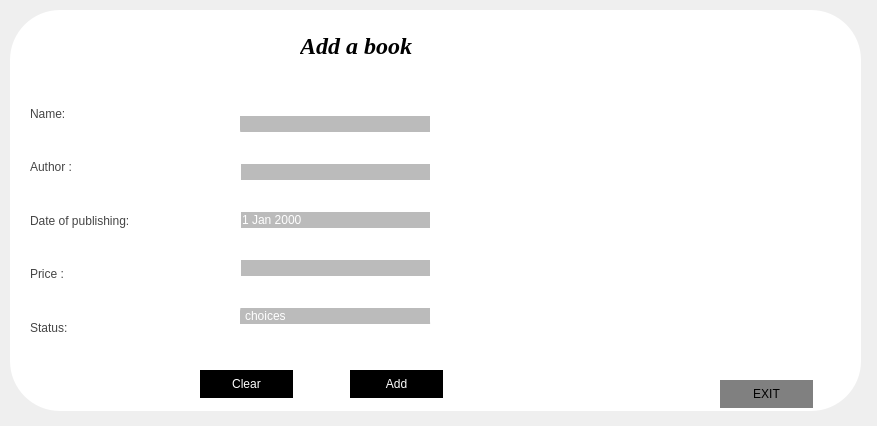
<?xml version="1.0" encoding="UTF-8"?>
<ui version="4.0">
 <class>ADD</class>
 <widget class="QDialog" name="ADD">
  <property name="geometry">
   <rect>
    <x>0</x>
    <y>0</y>
    <width>877</width>
    <height>426</height>
   </rect>
  </property>
  <property name="windowTitle">
   <string>Dialog</string>
  </property>
  <widget class="QGroupBox" name="groupBox">
   <property name="geometry">
    <rect>
     <x>10</x>
     <y>10</y>
     <width>851</width>
     <height>401</height>
    </rect>
   </property>
   <property name="styleSheet">
    <string notr="true">background-color:white;
border-radius:50px;</string>
   </property>
   <property name="title">
    <string/>
   </property>
   <widget class="QLabel" name="label_2">
    <property name="geometry">
     <rect>
      <x>290</x>
      <y>10</y>
      <width>211</width>
      <height>51</height>
     </rect>
    </property>
    <property name="font">
     <font>
      <family>Georgia</family>
      <pointsize>18</pointsize>
      <weight>75</weight>
      <italic>true</italic>
      <bold>true</bold>
     </font>
    </property>
    <property name="styleSheet">
     <string notr="true">backgrond-color:transparent;</string>
    </property>
    <property name="text">
     <string>Add a book</string>
    </property>
   </widget>
   <widget class="QWidget" name="layoutWidget">
    <property name="geometry">
     <rect>
      <x>20</x>
      <y>80</y>
      <width>211</width>
      <height>261</height>
     </rect>
    </property>
    <layout class="QVBoxLayout" name="verticalLayout">
     <item>
      <widget class="QLabel" name="label">
       <property name="styleSheet">
        <string notr="true">font: 75 14pt &quot;Georgia&quot;;
background-color:transparent;
color:#454545;</string>
       </property>
       <property name="text">
        <string>Name:</string>
       </property>
      </widget>
     </item>
     <item>
      <widget class="QLabel" name="label_6">
       <property name="styleSheet">
        <string notr="true">font: 75 14pt &quot;Georgia&quot;;
background-color:transparent;
color:#454545;</string>
       </property>
       <property name="text">
        <string>Author :</string>
       </property>
      </widget>
     </item>
     <item>
      <widget class="QLabel" name="label_5">
       <property name="styleSheet">
        <string notr="true">font: 75 14pt &quot;Georgia&quot;;
background-color:transparent;
color:#454545;</string>
       </property>
       <property name="text">
        <string>Date of publishing:</string>
       </property>
      </widget>
     </item>
     <item>
      <widget class="QLabel" name="label_4">
       <property name="styleSheet">
        <string notr="true">font: 75 14pt &quot;Georgia&quot;;
background-color:transparent;
color:#454545;</string>
       </property>
       <property name="text">
        <string>Price :</string>
       </property>
      </widget>
     </item>
     <item>
      <widget class="QLabel" name="label_3">
       <property name="styleSheet">
        <string notr="true">font: 75 14pt &quot;Georgia&quot;;
background-color:transparent;
color:#454545;</string>
       </property>
       <property name="text">
        <string>Status:</string>
       </property>
      </widget>
     </item>
    </layout>
   </widget>
   <widget class="QLabel" name="label_7">
    <property name="geometry">
     <rect>
      <x>420</x>
      <y>50</y>
      <width>421</width>
      <height>311</height>
     </rect>
    </property>
    <property name="text">
     <string/>
    </property>
    <property name="pixmap">
     <pixmap>../../../../../Downloads/book4-.png</pixmap>
    </property>
    <property name="scaledContents">
     <bool>true</bool>
    </property>
   </widget>
   <widget class="QPushButton" name="exitbtnn">
    <property name="geometry">
     <rect>
      <x>710</x>
      <y>370</y>
      <width>93</width>
      <height>28</height>
     </rect>
    </property>
    <property name="styleSheet">
     <string notr="true">background-color:grey;
font: 10pt &quot;Felix Titling&quot;;</string>
    </property>
    <property name="text">
     <string>EXIT</string>
    </property>
   </widget>
   <widget class="QWidget" name="layoutWidget">
    <property name="geometry">
     <rect>
      <x>230</x>
      <y>80</y>
      <width>221</width>
      <height>261</height>
     </rect>
    </property>
    <layout class="QVBoxLayout" name="verticalLayout_2">
     <item>
      <widget class="QLineEdit" name="name">
       <property name="styleSheet">
        <string notr="true">background-color:#bbbbbb;
color:white;
font: 14pt &quot;Georgia&quot;;</string>
       </property>
       <property name="text">
        <string/>
       </property>
      </widget>
     </item>
     <item>
      <widget class="QLineEdit" name="author">
       <property name="styleSheet">
        <string notr="true">background-color:#bbbbbb;
color:white;
font: 14pt &quot;Georgia&quot;;</string>
       </property>
       <property name="text">
        <string/>
       </property>
      </widget>
     </item>
     <item>
      <widget class="QDateEdit" name="date">
       <property name="styleSheet">
        <string notr="true">background-color:#bbbbbb;
color:white;</string>
       </property>
      </widget>
     </item>
     <item>
      <widget class="QLineEdit" name="price">
       <property name="styleSheet">
        <string notr="true">background-color:#bbbbbb;
color:white;
font: 14pt &quot;Georgia&quot;;</string>
       </property>
       <property name="text">
        <string/>
       </property>
      </widget>
     </item>
     <item>
      <widget class="QComboBox" name="status">
       <property name="styleSheet">
        <string notr="true">background-color:#bbbbbb;
color:white;
font: 14pt &quot;Georgia&quot;;</string>
       </property>
       <item>
        <property name="text">
         <string>choices</string>
        </property>
       </item>
       <item>
        <property name="text">
         <string>Reserved</string>
        </property>
       </item>
       <item>
        <property name="text">
         <string>sold</string>
        </property>
       </item>
       <item>
        <property name="text">
         <string>non available</string>
        </property>
       </item>
       <item>
        <property name="text">
         <string>available</string>
        </property>
       </item>
       <item>
        <property name="text">
         <string>borrowed</string>
        </property>
       </item>
      </widget>
     </item>
    </layout>
   </widget>
   <widget class="QPushButton" name="btnadd">
    <property name="geometry">
     <rect>
      <x>340</x>
      <y>360</y>
      <width>93</width>
      <height>28</height>
     </rect>
    </property>
    <property name="styleSheet">
     <string notr="true">background-color:black;
color:white;
font: 75 10pt &quot;Georgia&quot;;</string>
    </property>
    <property name="text">
     <string>Add</string>
    </property>
   </widget>
   <widget class="QPushButton" name="btnclear">
    <property name="geometry">
     <rect>
      <x>190</x>
      <y>360</y>
      <width>93</width>
      <height>28</height>
     </rect>
    </property>
    <property name="styleSheet">
     <string notr="true">background-color:black;
color:white;
font: 75 10pt &quot;Georgia&quot;;</string>
    </property>
    <property name="text">
     <string>Clear</string>
    </property>
   </widget>
   <zorder>label_7</zorder>
   <zorder>label_2</zorder>
   <zorder>layoutWidget</zorder>
   <zorder>exitbtnn</zorder>
   <zorder>layoutWidget</zorder>
   <zorder>btnadd</zorder>
   <zorder>btnclear</zorder>
  </widget>
 </widget>
 <resources/>
 <connections/>
</ui>
